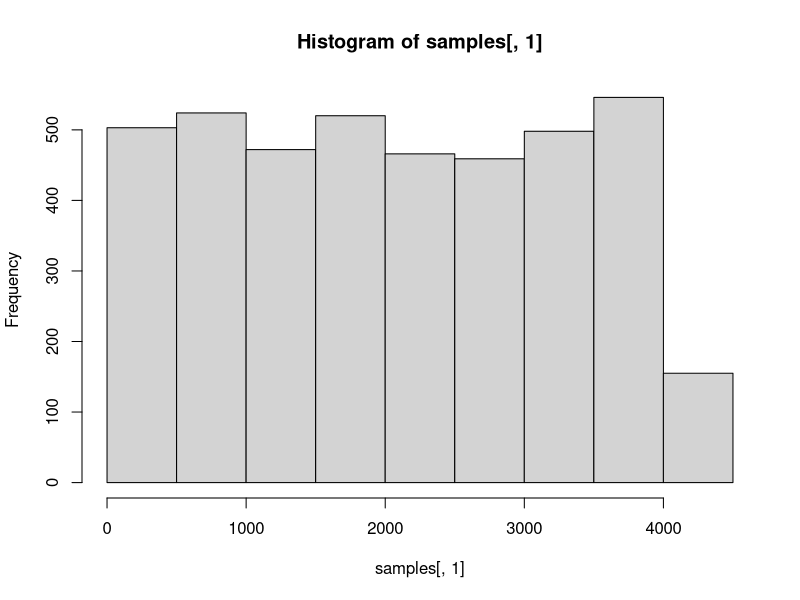
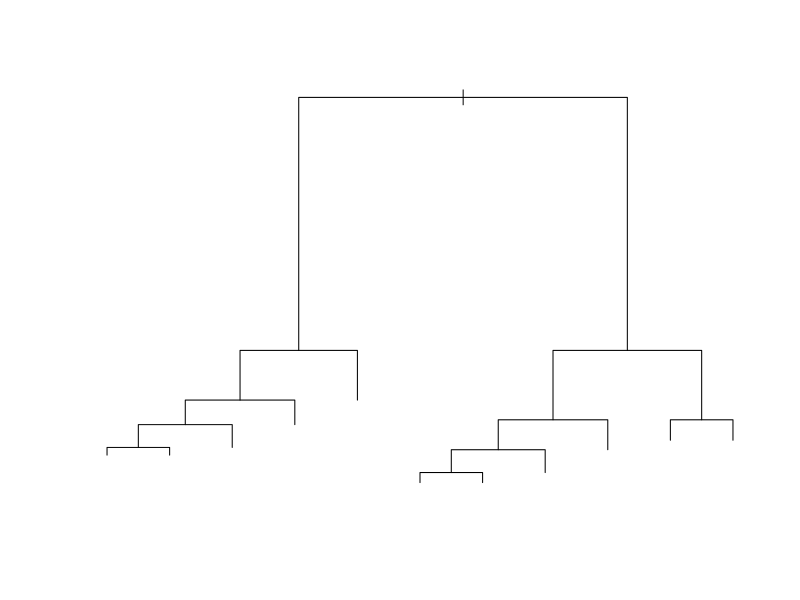
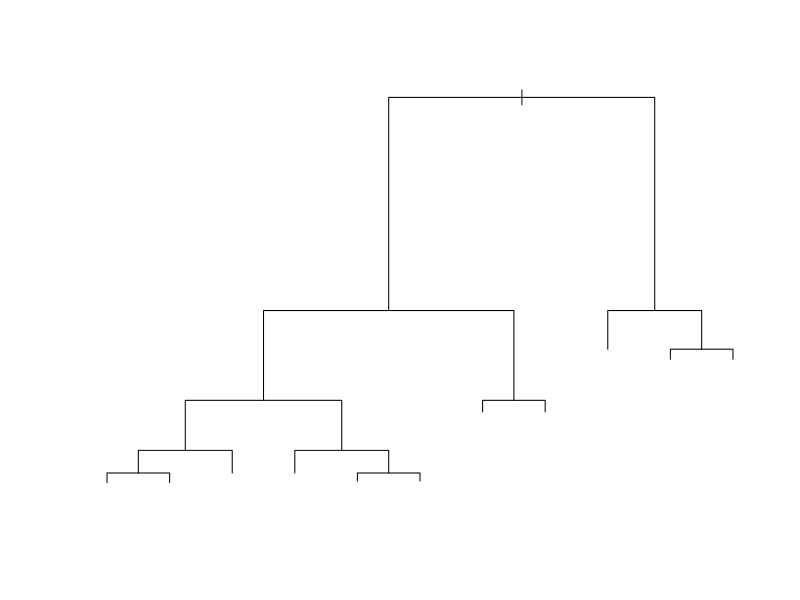
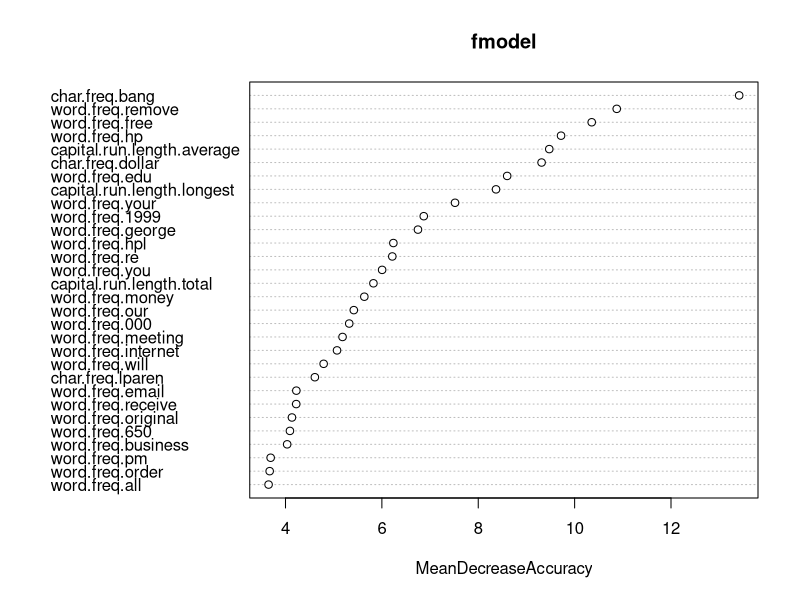

Reproduce these figures in R, in order.
install.packages(c("rpart","randomForest"))

##Bagging

#Preparing Spambase data and evaluating the performance of decision trees

#Load the data, split into training and testing sample in 90:10 ratio.
spamD<-read.table('spamD.tsv',header=T,sep='\t')
spamTrain<-subset(spamD,spamD$rgroup>=10)
spamTest<-subset(spamD,spamD$rgroup<10)

spamVars<-setdiff(colnames(spamD),list('rgroup','spam')) #Specify the independent variables.
spamFormula<-as.formula(paste('spam=="spam"', #Construct the formula (set "spam" as a "yes").
                                  paste(spamVars,collapse=' + '),sep=' ~ '))

loglikelihood<-function(y,py) { #Likelihood is later needed for deviance (y==truth,py==pred).
  pysmooth<-ifelse(py==0,1e-12, #Smoothing is not completely necessary but it surely does not hurt.
              ifelse(py==1,1-1e-12,py))
  sum(y*log(pysmooth)+(1-y)*log(1-pysmooth))
}
accuracyMeasures<-function(pred,truth,name="model") { #Function for various accuracy measures.
  dev.norm <- -2*loglikelihood(as.numeric(truth),pred)/length(pred) #Normalized deviance so that we can better compare across datasets
  ctable<-table(truth=truth,
                  pred=(pred>0.5)) #Set a threshold of 0.5
  accuracy<-sum(diag(ctable))/sum(ctable)
  precision<-ctable[2,2]/sum(ctable[,2])
  recall<-ctable[2,2]/sum(ctable[2,])
  f1<-2*precision*recall/(precision+recall)
  data.frame(model=name, accuracy=accuracy, f1=f1, dev.norm)
}

#Evaluate the decision tree model against the training and test sets.
library(rpart)
treemodel<-rpart(spamFormula,spamTrain)
#plot(treemodel)
accuracyMeasures(predict(treemodel, newdata=spamTrain),   
                   spamTrain$spam=="spam",
                   name="tree, training")
accuracyMeasures(predict(treemodel, newdata=spamTest),
                 spamTest$spam=="spam",
                 name="tree, test")

#Compare with a simple logit model
logitmodel<-glm(spamFormula,family=binomial(link="logit"),data=spamTrain)
accuracyMeasures(predict(logitmodel, newdata=spamTrain,type="response"),   
                 spamTrain$spam=="spam",
                 name="logit, training")
accuracyMeasures(predict(logitmodel, newdata=spamTest,type="response"),   
                 spamTest$spam=="spam",
                 name="logit, test")

#Bagging decision trees 

#Use bootstrap samples the same size as the training set, with 33 trees.
n<-dim(spamTrain)[1]
ntree<-33
#Build the bootstrap samples by sampling the row indices of spamTrain with replacement. 
#Each column of the matrix samples represents the row indices into spamTrain 
#that comprise the bootstrap sample. 
samples<-sapply(1:ntree,
            FUN = function(iter)
            {sample(1:n, size=n, replace=T)}) #replace=T makes it a bootstrap (in its very basic form)
head(samples)
hist(samples[,1])
#Train the individual decision trees and return them 
#in a list. Note: this step can take a few minutes.
treelist<-lapply(1:ntree,
            FUN=function(iter) {
              samp <- samples[,iter];
              rpart(spamFormula,spamTrain[samp,])
              }
            )
class(treelist)
treelist[[1]]
plot(treelist[[1]])
plot(treelist[[33]])
#predict.bag assumes the underlying classifier returns decision probabilities, not decisions. 
predict.bag<-function(treelist,newdata) {
  preds<-sapply(1:length(treelist),
                FUN=function(iter) {
                predict(treelist[[iter]],newdata=newdata)
                  }
                )
  predsums<-rowSums(preds)
  predsums/length(treelist)
}
#Evaluate the bagged decision trees against the training and test sets.
accuracyMeasures(predict.bag(treelist, newdata=spamTrain),
                   spamTrain$spam=="spam",
                   name="bagging, training")
accuracyMeasures(predict.bag(treelist, newdata=spamTest),
                   spamTest$spam=="spam",
                   name="bagging, test")

##Random forests

#Using random forests 

library(randomForest)
set.seed(5123512)
fmodel<-randomForest(x=spamTrain[,spamVars], #Independet variables as x
                         y=as.factor(spamTrain$spam), #Depependet variable
                         ntree=33,     #Use the same number of trees as for the bagging procedure.
                         nodesize=7,    #Specify that each node of a tree must have a minimum of 7 elements.
                         importance=T)  #We will need this later for the important variable search/identification.
?randomForest
accuracyMeasures(predict(fmodel,
                    newdata=spamTrain[,spamVars],type='prob')[,'spam'],
                    spamTrain$spam=="spam",name="random forest, train")
accuracyMeasures(predict(fmodel,
                    newdata=spamTest[,spamVars],type='prob')[,'spam'],
                    spamTest$spam=="spam",name="random forest, test")

#randomForest variable importances 
varImp<-importance(fmodel)
varImp[1:10, ]
varImpPlot(fmodel, type=1)

#Fitting with fewer variables

#Sort the variables by their importance, as measured by accuracy change (and pick the first 25), estimate and compare the models.
selVars<-names(sort(varImp[,1],decreasing=T))[1:25]
fsel<-randomForest(x=spamTrain[,selVars],
                   y=as.factor(spamTrain$spam),
                       ntree=33,
                       nodesize=7,
                       importance=T)
accuracyMeasures(predict(fsel,
                    newdata=spamTrain[,selVars],type='prob')[,'spam'],
                    spamTrain$spam=="spam",name="RF small, train")
accuracyMeasures(predict(fsel,
                    newdata=spamTest[,selVars],type='prob')[,'spam'],
                    spamTest$spam=="spam",name="RF small, test")
